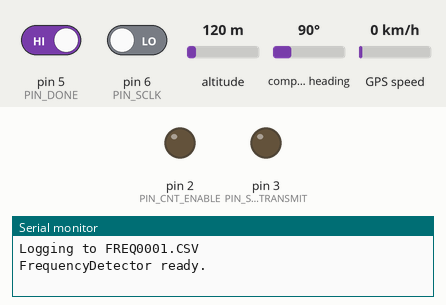
The sketch below on a simulated Arduino Leonardo, built with avr-gcc and run on an emulated ATmega32U4. On the bench: output pins drawn as LEDs (lit = HIGH), the last lines printed to the serial monitor. The inputs (shaded band) are chosen by the test bench; at power-on: pin 5 (PIN_DONE) HIGH, pin 6 (PIN_SCLK) LOW, altitude 120 m, compass heading 90°, GPS speed 0 km/h. Storage starts empty; the GPS gets a fix after 3 s at 37.7749, -122.4194 with 8 satellites; pins used as bus, display or sensor lines are not drawn.

Above: at 1.2 s.
1.3 s: pin 5 (PIN_DONE) driven LOW
At 7.3 s:
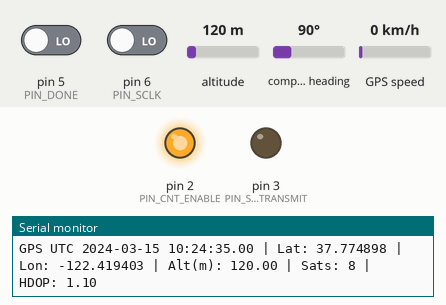
7.6 s: pin 5 (PIN_DONE) driven HIGH
At 8.3 s:
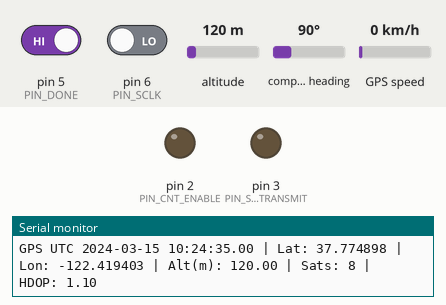
Timing chart, 0 to 10.6 s (numbered marks = the images above; inputs shaded):
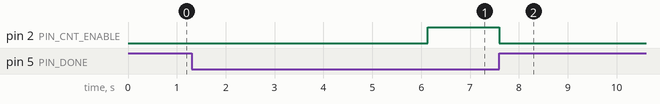

Measured:
- after the input at 1.3 s, pin 2 (PIN_CNT_ENABLE): LOW → HIGH after 4.8 s
- after the input at 7.6 s, pin 2 (PIN_CNT_ENABLE): HIGH → LOW at once

The sketch:

FrequencyDetector.ino
```cpp
// FrequencyDetector.ino
// Arduino interface to FrequencyCounter FPGA module.
// Drives cnt_enable / start_transmit, reads done / sclk / freqOut,
// and computes frequency in Hz from the 32-bit cycle count.

#include <SD.h>
#include <TinyGPSPlus.h>

// ────────────────────────────────────────────────────────────────────
//  Pin assignments  (change to match your wiring)
// ────────────────────────────────────────────────────────────────────
const int PIN_CNT_ENABLE     = 2;   // Arduino OUT → FPGA cnt_enable
const int PIN_START_TRANSMIT = 3;   // Arduino OUT → FPGA start_transmit
const int PIN_RST_N          = 4;   // Arduino OUT → FPGA rst_n
const int PIN_DONE           = 5;   // Arduino IN  ← FPGA done
const int PIN_SCLK           = 6;   // Arduino IN  ← FPGA sclk
const int PIN_FREQ_OUT       = 7;   // Arduino IN  ← FPGA freqOut

// GT-U7 GPS on Teensy 4.1 Serial1:
//   GPS TX -> Teensy pin 0 (RX1)
//   GPS RX -> Teensy pin 1 (TX1, optional)
const int PIN_GPS_RX1 = 0;
const int PIN_GPS_TX1 = 1;

// ────────────────────────────────────────────────────────────────────
//  FPGA / measurement constants
// ────────────────────────────────────────────────────────────────────
const double   FPGA_CLK_HZ       = 12000400.0;  // 12 MHz FPGA clock
const uint16_t NUM_PERIODS       = 2048;         // rising edges counted
const uint32_t MEASURE_TIMEOUT_MS = 30000;       // 30 s max wait for done
const uint32_t TX_TIMEOUT_MS      = 5000;        // 5 s max for serial readout
const int      TX_BITS            = 32;

const uint32_t GPS_BAUD_RATE      = 9600;

#ifdef BUILTIN_SDCARD
const int SD_CS_PIN = BUILTIN_SDCARD;
#else
const int SD_CS_PIN = 10;
#endif

TinyGPSPlus gps;
bool sdReady = false;
char currentLogFileName[13] = "FREQ0000.CSV";

void updateGPS() {
    while (Serial1.available() > 0) {
        gps.encode(Serial1.read());
    }
}

void printOrNA(Print &out, bool valid, double value, int decimals) {
    if (valid) {
        out.print(value, decimals);
    } else {
        out.print("NA");
    }
}

void printTwoDigits(Print &out, uint8_t v) {
    if (v < 10) {
        out.print('0');
    }
    out.print(v);
}

void printFourDigits(Print &out, uint16_t v) {
    if (v < 1000) {
        out.print('0');
    }
    if (v < 100) {
        out.print('0');
    }
    if (v < 10) {
        out.print('0');
    }
    out.print(v);
}

bool createSessionLogFile() {
    if (!sdReady) {
        return false;
    }

    for (uint16_t i = 1; i <= 9999; i++) {
        snprintf(currentLogFileName, sizeof(currentLogFileName), "FREQ%04u.CSV", (unsigned)i);
        if (SD.exists(currentLogFileName)) {
            continue;
        }

        File f = SD.open(currentLogFileName, FILE_WRITE);
        if (!f) {
            Serial.println("ERROR: failed to create session log file");
            return false;
        }

        f.println("boot_ms,frequency_hz,gps_date_utc,gps_time_utc,latitude,longitude,altitude_m,satellites,hdop");
        f.close();

        Serial.print("Logging to ");
        Serial.println(currentLogFileName);
        return true;
    }

    Serial.println("ERROR: no free session log filename available");
    return false;
}

void printGpsDebugLine() {
    Serial.print("GPS UTC ");
    if (gps.date.isValid() && gps.time.isValid()) {
        printFourDigits(Serial, gps.date.year());
        Serial.print('-');
        printTwoDigits(Serial, gps.date.month());
        Serial.print('-');
        printTwoDigits(Serial, gps.date.day());
        Serial.print(' ');
        printTwoDigits(Serial, gps.time.hour());
        Serial.print(':');
        printTwoDigits(Serial, gps.time.minute());
        Serial.print(':');
        printTwoDigits(Serial, gps.time.second());
        Serial.print('.');
        printTwoDigits(Serial, gps.time.centisecond());
    } else {
        Serial.print("NA");
    }

    Serial.print(" | Lat: ");
    printOrNA(Serial, gps.location.isValid(), gps.location.lat(), 6);
    Serial.print(" | Lon: ");
    printOrNA(Serial, gps.location.isValid(), gps.location.lng(), 6);
    Serial.print(" | Alt(m): ");
    printOrNA(Serial, gps.altitude.isValid(), gps.altitude.meters(), 2);
    Serial.print(" | Sats: ");
    if (gps.satellites.isValid()) {
        Serial.print(gps.satellites.value());
    } else {
        Serial.print("NA");
    }
    Serial.print(" | HDOP: ");
    if (gps.hdop.isValid()) {
        Serial.print(gps.hdop.hdop(), 2);
    } else {
        Serial.print("NA");
    }
    Serial.println();
}

void logMeasurement(double freqHz) {
    if (!sdReady) {
        return;
    }

    File f = SD.open(currentLogFileName, FILE_WRITE);
    if (!f) {
        Serial.println("ERROR: failed to open log file");
        return;
    }

    f.print(millis());
    f.print(',');
    f.print(freqHz, 2);
    f.print(',');

    if (gps.date.isValid()) {
        printFourDigits(f, gps.date.year());
        f.print('-');
        printTwoDigits(f, gps.date.month());
        f.print('-');
        printTwoDigits(f, gps.date.day());
    } else {
        f.print("NA");
    }
    f.print(',');

    if (gps.time.isValid()) {
        printTwoDigits(f, gps.time.hour());
        f.print(':');
        printTwoDigits(f, gps.time.minute());
        f.print(':');
        printTwoDigits(f, gps.time.second());
        f.print('.');
        printTwoDigits(f, gps.time.centisecond());
    } else {
        f.print("NA");
    }
    f.print(',');

    printOrNA(f, gps.location.isValid(), gps.location.lat(), 6);
    f.print(',');
    printOrNA(f, gps.location.isValid(), gps.location.lng(), 6);
    f.print(',');
    printOrNA(f, gps.altitude.isValid(), gps.altitude.meters(), 2);
    f.print(',');

    if (gps.satellites.isValid()) {
        f.print(gps.satellites.value());
    } else {
        f.print("NA");
    }
    f.print(',');

    if (gps.hdop.isValid()) {
        f.print(gps.hdop.hdop(), 2);
    } else {
        f.print("NA");
    }
    f.println();
    f.close();
}

// ────────────────────────────────────────────────────────────────────
//  resetFPGA() – pulse rst_n low for ~10 ms
// ────────────────────────────────────────────────────────────────────
void resetFPGA() {
    digitalWrite(PIN_RST_N, LOW);
    delay(10);
    digitalWrite(PIN_RST_N, HIGH);
    delay(1);
}

// ────────────────────────────────────────────────────────────────────
//  measure() – run one complete measurement transaction
//
//  Returns the measured frequency in Hz, or -1.0 on error/timeout.
//
//  Protocol:
//    1.  Assert cnt_enable          → FPGA starts counting.
//    2.  Wait for done == HIGH      → 2048 signal periods captured.
//    3.  De-assert cnt_enable.
//    4.  Pulse start_transmit       → FPGA shifts out 32 bits MSB-first.
//    5.  Read each bit on the rising edge of sclk.
//    6.  Compute:  freq = FPGA_CLK_HZ * NUM_PERIODS / count
// ────────────────────────────────────────────────────────────────────
double measure() {

    // ── 1. Start measurement ────────────────────────────────────────
    digitalWrite(PIN_CNT_ENABLE, HIGH);

    // ── 2. Wait for done ────────────────────────────────────────────
    unsigned long t0 = millis();
    while (digitalRead(PIN_DONE) == LOW) {
        updateGPS();
        if (millis() - t0 > MEASURE_TIMEOUT_MS) {
            // Timed out waiting for measurement
            digitalWrite(PIN_CNT_ENABLE, LOW);
            return -1.0;
        }
    }

    // ── 3. De-assert cnt_enable ─────────────────────────────────────
    digitalWrite(PIN_CNT_ENABLE, LOW);

    // ── 4. Pulse start_transmit (one clock-visible pulse) ───────────
    digitalWrite(PIN_START_TRANSMIT, HIGH);
    delayMicroseconds(10);  // ensure FPGA sees it for ≥1 clk edge
    digitalWrite(PIN_START_TRANSMIT, LOW);

    // ── 5. Receive 32 bits MSB-first on rising sclk edges ──────────
    uint32_t value   = 0;
    int      prevClk = LOW;
    int      bitsRead = 0;

    t0 = millis();
    while (bitsRead < TX_BITS) {
        updateGPS();
        if (millis() - t0 > TX_TIMEOUT_MS) {
            // Timed out during serial readout
            return -1.0;
        }

        int curClk = digitalRead(PIN_SCLK);

        // Detect rising edge of sclk
        if (curClk == HIGH && prevClk == LOW) {
            int bit = digitalRead(PIN_FREQ_OUT);
            // Bits arrive MSB (bit 31) first, down to LSB (bit 0)
            value |= ((uint32_t)bit << (TX_BITS - 1 - bitsRead));
            bitsRead++;
        }
        prevClk = curClk;
    }

    // ── 6. Compute frequency ────────────────────────────────────────
    if (value == 0) {
        return 0.0;  // avoid division by zero
    }

    double frequency = (FPGA_CLK_HZ * (double)NUM_PERIODS) / (double)value;
    return frequency;
}

// ────────────────────────────────────────────────────────────────────
//  setup()
// ────────────────────────────────────────────────────────────────────
void setup() {
    Serial.begin(115200);
    Serial1.begin(GPS_BAUD_RATE);

    pinMode(PIN_CNT_ENABLE,     OUTPUT);
    pinMode(PIN_START_TRANSMIT, OUTPUT);
    pinMode(PIN_RST_N,          OUTPUT);

    pinMode(PIN_DONE,     INPUT);
    pinMode(PIN_SCLK,     INPUT);
    pinMode(PIN_FREQ_OUT, INPUT);

    // Initialise outputs low (cnt_enable & start_transmit inactive)
    digitalWrite(PIN_CNT_ENABLE,     LOW);
    digitalWrite(PIN_START_TRANSMIT, LOW);

    // Reset the FPGA FSM
    resetFPGA();

    sdReady = SD.begin(SD_CS_PIN);
    if (!sdReady) {
        Serial.println("WARNING: SD init failed; logging disabled");
    } else {
        if (!createSessionLogFile()) {
            sdReady = false;
        }
    }

    Serial.println("FrequencyDetector ready.");
}

// ────────────────────────────────────────────────────────────────────
//  loop()
// ────────────────────────────────────────────────────────────────────
void loop() {
    updateGPS();
    double freq = measure();

    if (freq < 0.0) {
        Serial.println("ERROR: measurement timed out");
        printGpsDebugLine();
        resetFPGA();  // reset FPGA FSM to recover from error state
    } else {
        Serial.print("Frequency: ");
        Serial.print(freq, 2);
        Serial.print(" Hz | ");
        printGpsDebugLine();
        logMeasurement(freq);
    }

    delay(1000);  // wait 1 s between measurements
}
```
